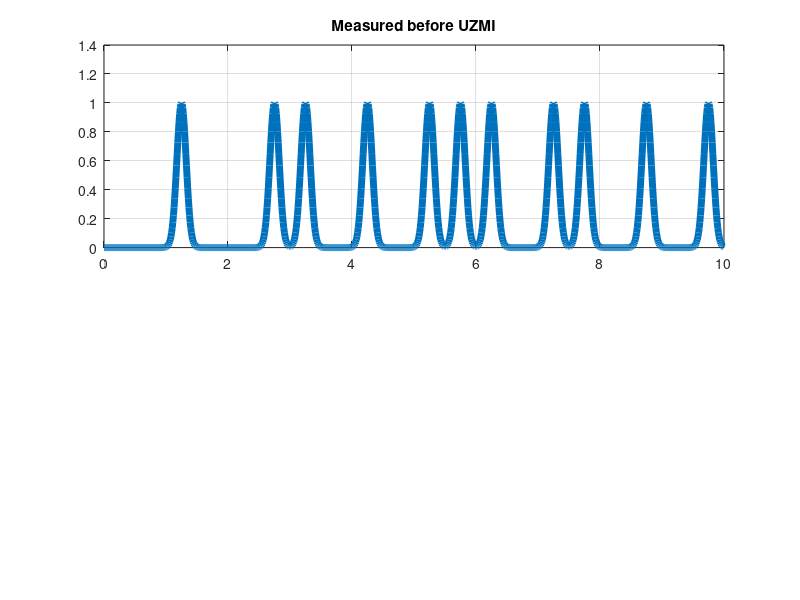

This chart was generated by the following MATLAB code: (Note: this script raises an error after producing the figure.)
%% Step 1
x = 0:0.01:1;
subplot(1,3,1)
y = gaussmf(x,[0.075 0.25]);
plot(x,y,    'LineWidth',5)
grid on
title ('|0\rangle')
ylim([0 1])
subplot(1,3,2)
y = gaussmf(x,[0.075 0.25+0.5]);
plot(x,y,    'LineWidth',5)
grid on
title ('|1\rangle')
xlabel('Time(ns)')
ylim([0 1])
subplot(1,3,3)
y = gaussmf(x,[0.075 0.25]);
y2 = gaussmf(x,[0.075 0.25+0.5]);
plot(x,y+y2,    'LineWidth',5)
grid on
title ('|d\rangle')
ylim([0 1])
%% Step 2
%figure('units','normalized','outerposition',[0 0 1 0.5])
x = 0:0.01:10;
subplot(2,1,1)

y = gaussmf(x,[0.075 0.25+1])+...
    gaussmf(x,[0.075 0.25+0.5+2])+...
    gaussmf(x,[0.075 0.25+3])+...
    gaussmf(x,[0.075 0.25+4])+...
    gaussmf(x,[0.075 0.25+5])+...
    gaussmf(x,[0.075 0.25+5+0.5])+...
    gaussmf(x,[0.075 0.25+6])+...
    gaussmf(x,[0.075 0.25+7])+...
    gaussmf(x,[0.075 0.25+7+0.5])+...
    gaussmf(x,[0.075 0.25+8+0.5])+...
    gaussmf(x,[0.075 0.25+9+0.5]);

plot(x,y,'LineWidth',5)
grid on
title ('Measured before UZMI')
ax = gca; % current axes
ax.FontSize = 10;
xlabel('Time(ns)')

subplot(2,1,2)

y = gaussmf(x,[0.075 0.25+1])+...
    gaussmf(x,[0.075 0.25+1+0.5])+...
    gaussmf(x,[0.075 0.25+2+0.5])+...
    gaussmf(x,[0.075 0.25+3+0.5])+...
    gaussmf(x,[0.075 0.25+4])+...
    gaussmf(x,[0.075 0.25+4+0.5])+...
    gaussmf(x,[0.075 0.25+5])+...
    gaussmf(x,[0.075 0.25+6+0.5])+...
    gaussmf(x,[0.075 0.25+7])+...
    gaussmf(x,[0.075 0.25+8])+...
    gaussmf(x,[0.075 0.25+8+0.5])+...
    gaussmf(x,[0.075 0.25+9])+...
    gaussmf(x,[0.075 0.25+9+0.5]);

plot(x,y,'LineWidth',5)
grid on
title ('Measured in SPD_2')
ax = gca; % current axes
ax.FontSize = 10;
xlabel('Time(ns)')
%% COW Protocol
x = 0:0.01:2;

subplot(2,2,1)
y = gaussmf(x,[0.075 0.25+1]);
y2 = gaussmf(x,[0.075 0.25+0.5]);
plot(x,y+y2,    'LineWidth',5)
grid on
title ('|1\rangle:|0\rangle')
ylim([0 1])
subplot(2,2,2)
plot(x,y,'r','LineWidth',5)
grid on
title ('D_M_2 for s=1:0')
xlabel('Time(ns)')
ylim([0 1])



subplot(2,2,3)
y = gaussmf(x,[0.075 0.25+1]);
y2 = gaussmf(x,[0.075 0.25+0.5+1]);
plot(x,y+y2,'LineWidth',5)
grid on
title ('|d\rangle')
ylim([0 1])
subplot(2,2,4)
y2 = gaussmf(x,[0.075 0.25+0.5+1]);
plot(x,y2,'r','LineWidth',5)
grid on
title ('D_M_2 for s=d')
ylim([0 1])
